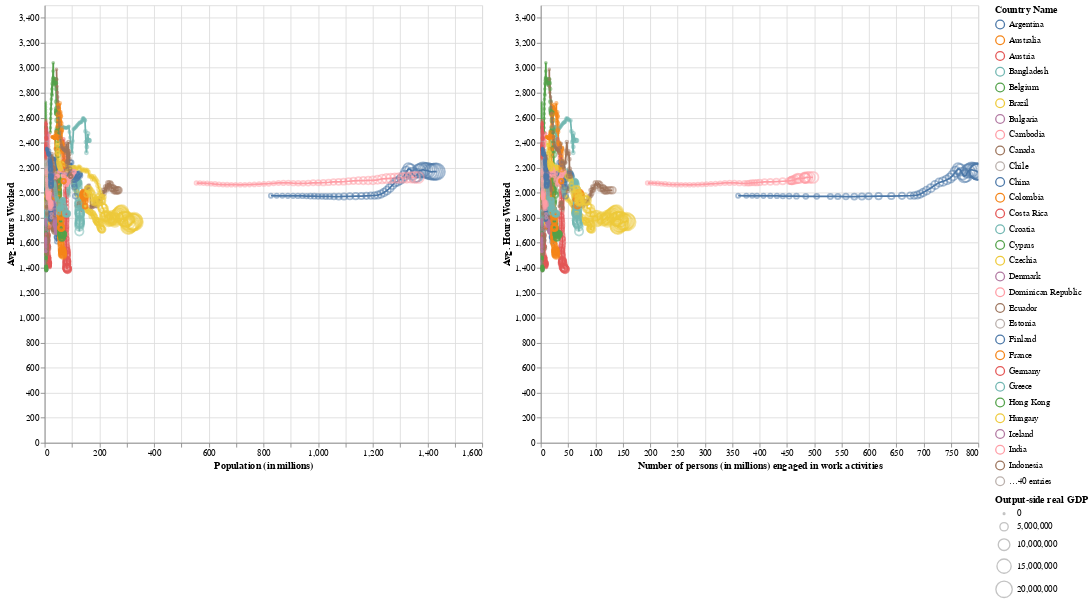

Here is the notebook cell this chart was saved with:
### Markdown cell above
# Chart 3
## Exploring the Relationship Between Workforce Size and Average Hours Worked Across Countries

### Code cell
# Find the similarity of Population and Persons Engaged in work activities compared with Average. Hours Worked

dropdown = alt.binding_select(options=data['CountryName'].unique(), name="Select a region : ")


# Create a new selection that uses my dynamic query widget
selection = alt.selection_point( fields=["CountryName"], bind=dropdown)

# Let's specify our chart
AvgHoursWorked_main = alt.Chart(data).mark_line().encode(
    alt.X('pop').title('Population (in millions)'),
    alt.Y('AvgHoursWorked').title('Avg. Hours Worked'),
    order='Year',
    color=alt.Color('CountryName', legend=alt.Legend(title="Country Name")).scale(domain=selection),
    tooltip=[
    {"field": "CountryName", "title": "Country Name"},
    {"field": "Year", "title": "Year"},
    {"field": "rgdpoPerCap", "title": "GDP per Capita"},
    {"field": "AvgHoursWorked", "title": "Average Hours Worked"}
],
    opacity=alt.condition(selection,alt.value(1),alt.value(.01))
).add_params(selection).properties(height=500,width=500).interactive()

AvgHoursWorked_reference =  alt.Chart(data).mark_point().encode(
    alt.X('pop').title('Population (in millions)'),
    alt.Y('AvgHoursWorked').title('Avg. Hours Worked'),
    color=alt.Color('CountryName', legend=alt.Legend(title="Country Name")).scale(domain=selection),
    size=alt.Size("rgdpo",legend=alt.Legend(title="Output-side real GDP")),      
    tooltip=[
    {"field": "CountryName", "title": "Country Name"},
    {"field": "Year", "title": "Year"},
    {"field": "rgdpoPerCap", "title": "GDP per Capita"},
    {"field": "AvgHoursWorked", "title": "Average Hours Worked"}
],
    opacity=alt.condition(selection,alt.value(.5),alt.value(.05))
).add_params(selection).properties(height=500,width=500).interactive()


# Let's specify our chart
PersonsEngaged_main = alt.Chart(data).mark_line().encode(
    alt.X('PersonsEngaged').title('Number of persons (in millions) engaged in work activities'),
    alt.Y('AvgHoursWorked').title('Avg. Hours Worked'),
    order='Year',
    color=alt.Color('CountryName', legend=alt.Legend(title="Country Name")).scale(domain=selection),
    tooltip=[
    {"field": "CountryName", "title": "Country Name"},
    {"field": "Year", "title": "Year"},
    {"field": "rgdpoPerCap", "title": "GDP per Capita"},
    {"field": "AvgHoursWorked", "title": "Average Hours Worked"}
],
    opacity=alt.condition(selection,alt.value(1),alt.value(.01))
).add_params(selection).properties(height=500,width=500).interactive()

PersonsEngaged_reference =  alt.Chart(data).mark_point().encode(
    alt.X('PersonsEngaged').title('Number of persons (in millions) engaged in work activities'),
    alt.Y('AvgHoursWorked').title('Avg. Hours Worked'),
    color=alt.Color('CountryName', legend=alt.Legend(title="Country Name")).scale(domain=selection),
    size=alt.Size("rgdpo",legend=alt.Legend(title="Output-side real GDP")),      
    tooltip=[
    {"field": "CountryName", "title": "Country Name"},
    {"field": "Year", "title": "Year"},
    {"field": "rgdpoPerCap", "title": "GDP per Capita"},
    {"field": "AvgHoursWorked", "title": "Average Hours Worked"}
],
    opacity=alt.condition(selection,alt.value(.5),alt.value(.05))
).add_params(selection).properties(height=500,width=500).interactive()

AvgHoursWorked_main +  AvgHoursWorked_reference | PersonsEngaged_main +  PersonsEngaged_reference

### Figure 1 — Vega-Lite specification as saved in the notebook (floating-point values rounded to 4 significant figures; data arrays with more than 128 entries replaced by an {"elided": "..."} marker saying what was removed)
{"config": {"view": {"continuousWidth": 300, "continuousHeight": 300}}, "hconcat": [{"layer": [{"mark": {"type": "line"}, "encoding": {"color": {"field": "CountryName", "legend": {"title": "Country Name"}, "scale": {"domain": {"param": "param_7"}}, "type": "nominal"}, "opacity": {"condition": {"param": "param_7", "value": 1}, "value": 0.01}, "order": {"field": "Year", "type": "quantitative"}, "tooltip": [{"field": "CountryName", "title": "Country Name"}, {"field": "Year", "title": "Year"}, {"field": "rgdpoPerCap", "title": "GDP per Capita"}, {"field": "AvgHoursWorked", "title": "Average Hours Worked"}], "x": {"field": "pop", "title": "Population (in millions)", "type": "quantitative"}, "y": {"field": "AvgHoursWorked", "title": "Avg. Hours Worked", "type": "quantitative"}}, "name": "view_5"}, {"mark": {"type": "point"}, "encoding": {"color": {"field": "CountryName", "legend": {"title": "Country Name"}, "scale": {"domain": {"param": "param_7"}}, "type": "nominal"}, "opacity": {"condition": {"param": "param_7", "value": 0.5}, "value": 0.05}, "size": {"field": "rgdpo", "legend": {"title": "Output-side real GDP"}, "type": "quantitative"}, "tooltip": [{"field": "CountryName", "title": "Country Name"}, {"field": "Year", "title": "Year"}, {"field": "rgdpoPerCap", "title": "GDP per Capita"}, {"field": "AvgHoursWorked", "title": "Average Hours Worked"}], "x": {"field": "pop", "title": "Population (in millions)", "type": "quantitative"}, "y": {"field": "AvgHoursWorked", "title": "Avg. Hours Worked", "type": "quantitative"}}, "name": "view_6"}], "height": 500, "width": 500}, {"layer": [{"mark": {"type": "line"}, "encoding": {"color": {"field": "CountryName", "legend": {"title": "Country Name"}, "scale": {"domain": {"param": "param_7"}}, "type": "nominal"}, "opacity": {"condition": {"param": "param_7", "value": 1}, "value": 0.01}, "order": {"field": "Year", "type": "quantitative"}, "tooltip": [{"field": "CountryName", "title": "Country Name"}, {"field": "Year", "title": "Year"}, {"field": "rgdpoPerCap", "title": "GDP per Capita"}, {"field": "AvgHoursWorked", "title": "Average Hours Worked"}], "x": {"field": "PersonsEngaged", "title": "Number of persons (in millions) engaged in work activities", "type": "quantitative"}, "y": {"field": "AvgHoursWorked", "title": "Avg. Hours Worked", "type": "quantitative"}}, "name": "view_7"}, {"mark": {"type": "point"}, "encoding": {"color": {"field": "CountryName", "legend": {"title": "Country Name"}, "scale": {"domain": {"param": "param_7"}}, "type": "nominal"}, "opacity": {"condition": {"param": "param_7", "value": 0.5}, "value": 0.05}, "size": {"field": "rgdpo", "legend": {"title": "Output-side real GDP"}, "type": "quantitative"}, "tooltip": [{"field": "CountryName", "title": "Country Name"}, {"field": "Year", "title": "Year"}, {"field": "rgdpoPerCap", "title": "GDP per Capita"}, {"field": "AvgHoursWorked", "title": "Average Hours Worked"}], "x": {"field": "PersonsEngaged", "title": "Number of persons (in millions) engaged in work activities", "type": "quantitative"}, "y": {"field": "AvgHoursWorked", "title": "Avg. Hours Worked", "type": "quantitative"}}, "name": "view_8"}], "height": 500, "width": 500}], "data": {"name": "data-62a7f26882fb1599756725fdc965ab2c"}, "params": [{"name": "param_7", "select": {"type": "point", "fields": ["CountryName"]}, "bind": {"input": "select", "options": ["Argentina", "Australia", "Austria", "Belgium", "Bangladesh", "Bulgaria", "Brazil", "Canada", "Switzerland", "Chile", "China", "Colombia", "Costa Rica", "Cyprus", "Czechia", "Germany", "Denmark", "Dominican Republic", "Ecuador", "Spain", "Estonia", "Finland", "France", "United Kingdom", "Greece", "Hong Kong", "Croatia", "Hungary", "Indonesia", "India", "Ireland", "Iceland", "Israel", "Italy", "Jamaica", "Japan", "Cambodia", "Korea, Republic of", "Sri Lanka", "Lithuania", "Luxembourg", "Latvia", "Mexico", "Malta", "Myanmar", "Malaysia", "Netherlands", "Norway", "New Zealand", "Pakistan", "Peru", "Philippines", "Poland", "Portugal", "Romania", "Russia Federation", "Singapore", "Slovakia", "Slovenia", "Sweden", "Thailand", "Trinidad and Tobago", "Turkey", "Taiwan, Province of China", "Uruguay", "United States", "Venezuela", "Vietnam", "South Africa"], "name": "Select a region : "}, "views": ["view_5", "view_7"]}, {"name": "param_8", "select": {"type": "interval", "encodings": ["x", "y"]}, "bind": "scales", "views": ["view_5"]}, {"name": "param_9", "select": {"type": "interval", "encodings": ["x", "y"]}, "bind": "scales", "views": ["view_6"]}, {"name": "param_10", "select": {"type": "interval", "encodings": ["x", "y"]}, "bind": "scales", "views": ["view_7"]}, {"name": "param_11", "select": {"type": "interval", "encodings": ["x", "y"]}, "bind": "scales", "views": ["view_8"]}], "$schema": "https://vega.github.io/schema/vega-lite/v5.14.1.json", "datasets": {"data-62a7f26882fb1599756725fdc965ab2c": {"elided": "3492 records"}}}
